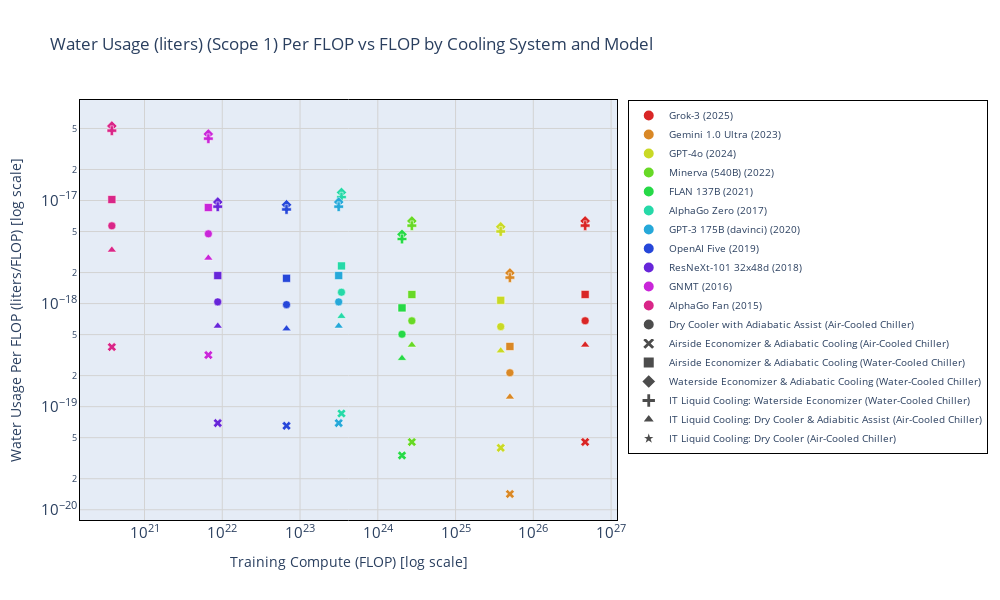

The code cell stored with this chart in its notebook:
### Code cell
fig = create_scatter_plot(
    data=combined_notable,
    y_column='Water Usage Per FLOP',
    y_label='Water Usage Per FLOP',
    y_units='liters/FLOP',
    plot_title='Water Usage (liters) (Scope 1) Per FLOP vs FLOP by Cooling System and Model'
)
fig.show()

### Figure 1 — Plotly figure (JSON) as saved in the notebook; plotly's stock layout.template omitted (floating-point values rounded to 4 significant figures)
{"data": [{"hovertemplate": "%{hovertext}<extra></extra>", "hovertext": ["<b>Grok-3 (2025)</b><br>Cooling: Dry Cooler with Adiabatic Assist (Air-Cooled Chiller)<br>Training Compute: 4.64e+26 FLOP<br>Water Usage Per FLOP: 6.81e-19 liters/FLOP", "<b>Grok-3 (2025)</b><br>Cooling: Airside Economizer & Adiabatic Cooling (Air-Cooled Chiller)<br>Training Compute: 4.64e+26 FLOP<br>Water Usage Per FLOP: 4.54e-20 liters/FLOP", "<b>Grok-3 (2025)</b><br>Cooling: Airside Economizer & Adiabatic Cooling (Water-Cooled Chiller)<br>Training Compute: 4.64e+26 FLOP<br>Water Usage Per FLOP: 1.23e-18 liters/FLOP", "<b>Grok-3 (2025)</b><br>Cooling: Waterside Economizer & Adiabatic Cooling (Water-Cooled Chiller)<br>Training Compute: 4.64e+26 FLOP<br>Water Usage Per FLOP: 6.33e-18 liters/FLOP", "<b>Grok-3 (2025)</b><br>Cooling: IT Liquid Cooling: Waterside Economizer (Water-Cooled Chiller)<br>Training Compute: 4.64e+26 FLOP<br>Water Usage Per FLOP: 5.71e-18 liters/FLOP", "<b>Grok-3 (2025)</b><br>Cooling: IT Liquid Cooling: Dry Cooler & Adiabitic Assist (Air-Cooled Chiller)<br>Training Compute: 4.64e+26 FLOP<br>Water Usage Per FLOP: 3.97e-19 liters/FLOP", "<b>Grok-3 (2025)</b><br>Cooling: IT Liquid Cooling: Dry Cooler (Air-Cooled Chiller)<br>Training Compute: 4.64e+26 FLOP<br>Water Usage Per FLOP: 0.00e+00 liters/FLOP"], "marker": {"color": "hsl(0.0,70%,50%)", "line": {"color": "white", "width": 0.5}, "size": 8, "symbol": ["circle", "x", "square", "diamond", "cross", "triangle-up", "star"]}, "mode": "markers", "name": "Grok-3 (2025)", "showlegend": true, "type": "scatter", "x": [4.64e+26, 4.64e+26, 4.64e+26, 4.64e+26, 4.64e+26, 4.64e+26, 4.64e+26], "y": [6.811e-19, 4.542e-20, 1.226e-18, 6.334e-18, 5.71e-18, 3.973e-19, 0.0]}, {"hovertemplate": "%{hovertext}<extra></extra>", "hovertext": ["<b>Gemini 1.0 Ultra (2023)</b><br>Cooling: Dry Cooler with Adiabatic Assist (Air-Cooled Chiller)<br>Training Compute: 5.00e+25 FLOP<br>Water Usage Per FLOP: 2.13e-19 liters/FLOP", "<b>Gemini 1.0 Ultra (2023)</b><br>Cooling: Airside Economizer & Adiabatic Cooling (Air-Cooled Chiller)<br>Training Compute: 5.00e+25 FLOP<br>Water Usage Per FLOP: 1.42e-20 liters/FLOP", "<b>Gemini 1.0 Ultra (2023)</b><br>Cooling: Airside Economizer & Adiabatic Cooling (Water-Cooled Chiller)<br>Training Compute: 5.00e+25 FLOP<br>Water Usage Per FLOP: 3.84e-19 liters/FLOP", "<b>Gemini 1.0 Ultra (2023)</b><br>Cooling: Waterside Economizer & Adiabatic Cooling (Water-Cooled Chiller)<br>Training Compute: 5.00e+25 FLOP<br>Water Usage Per FLOP: 1.98e-18 liters/FLOP", "<b>Gemini 1.0 Ultra (2023)</b><br>Cooling: IT Liquid Cooling: Waterside Economizer (Water-Cooled Chiller)<br>Training Compute: 5.00e+25 FLOP<br>Water Usage Per FLOP: 1.79e-18 liters/FLOP", "<b>Gemini 1.0 Ultra (2023)</b><br>Cooling: IT Liquid Cooling: Dry Cooler & Adiabitic Assist (Air-Cooled Chiller)<br>Training Compute: 5.00e+25 FLOP<br>Water Usage Per FLOP: 1.24e-19 liters/FLOP", "<b>Gemini 1.0 Ultra (2023)</b><br>Cooling: IT Liquid Cooling: Dry Cooler (Air-Cooled Chiller)<br>Training Compute: 5.00e+25 FLOP<br>Water Usage Per FLOP: 0.00e+00 liters/FLOP"], "marker": {"color": "hsl(32.72727272727273,70%,50%)", "line": {"color": "white", "width": 0.5}, "size": 8, "symbol": ["circle", "x", "square", "diamond", "cross", "triangle-up", "star"]}, "mode": "markers", "name": "Gemini 1.0 Ultra (2023)", "showlegend": true, "type": "scatter", "x": [5e+25, 5e+25, 5e+25, 5e+25, 5e+25, 5e+25, 5e+25], "y": [2.132e-19, 1.422e-20, 3.838e-19, 1.983e-18, 1.787e-18, 1.244e-19, 0.0]}, {"hovertemplate": "%{hovertext}<extra></extra>", "hovertext": ["<b>GPT-4o (2024)</b><br>Cooling: Dry Cooler with Adiabatic Assist (Air-Cooled Chiller)<br>Training Compute: 3.81e+25 FLOP<br>Water Usage Per FLOP: 5.98e-19 liters/FLOP", "<b>GPT-4o (2024)</b><br>Cooling: Airside Economizer & Adiabatic Cooling (Air-Cooled Chiller)<br>Training Compute: 3.81e+25 FLOP<br>Water Usage Per FLOP: 3.98e-20 liters/FLOP", "<b>GPT-4o (2024)</b><br>Cooling: Airside Economizer & Adiabatic Cooling (Water-Cooled Chiller)<br>Training Compute: 3.81e+25 FLOP<br>Water Usage Per FLOP: 1.08e-18 liters/FLOP", "<b>GPT-4o (2024)</b><br>Cooling: Waterside Economizer & Adiabatic Cooling (Water-Cooled Chiller)<br>Training Compute: 3.81e+25 FLOP<br>Water Usage Per FLOP: 5.56e-18 liters/FLOP", "<b>GPT-4o (2024)</b><br>Cooling: IT Liquid Cooling: Waterside Economizer (Water-Cooled Chiller)<br>Training Compute: 3.81e+25 FLOP<br>Water Usage Per FLOP: 5.01e-18 liters/FLOP", "<b>GPT-4o (2024)</b><br>Cooling: IT Liquid Cooling: Dry Cooler & Adiabitic Assist (Air-Cooled Chiller)<br>Training Compute: 3.81e+25 FLOP<br>Water Usage Per FLOP: 3.49e-19 liters/FLOP", "<b>GPT-4o (2024)</b><br>Cooling: IT Liquid Cooling: Dry Cooler (Air-Cooled Chiller)<br>Training Compute: 3.81e+25 FLOP<br>Water Usage Per FLOP: 0.00e+00 liters/FLOP"], "marker": {"color": "hsl(65.45454545454545,70%,50%)", "line": {"color": "white", "width": 0.5}, "size": 8, "symbol": ["circle", "x", "square", "diamond", "cross", "triangle-up", "star"]}, "mode": "markers", "name": "GPT-4o (2024)", "showlegend": true, "type": "scatter", "x": [3.81e+25, 3.81e+25, 3.81e+25, 3.81e+25, 3.81e+25, 3.81e+25, 3.81e+25], "y": [5.975e-19, 3.985e-20, 1.076e-18, 5.557e-18, 5.009e-18, 3.485e-19, 0.0]}, {"hovertemplate": "%{hovertext}<extra></extra>", "hovertext": ["<b>Minerva (540B) (2022)</b><br>Cooling: Dry Cooler with Adiabatic Assist (Air-Cooled Chiller)<br>Training Compute: 2.74e+24 FLOP<br>Water Usage Per FLOP: 6.80e-19 liters/FLOP", "<b>Minerva (540B) (2022)</b><br>Cooling: Airside Economizer & Adiabatic Cooling (Air-Cooled Chiller)<br>Training Compute: 2.74e+24 FLOP<br>Water Usage Per FLOP: 4.53e-20 liters/FLOP", "<b>Minerva (540B) (2022)</b><br>Cooling: Airside Economizer & Adiabatic Cooling (Water-Cooled Chiller)<br>Training Compute: 2.74e+24 FLOP<br>Water Usage Per FLOP: 1.22e-18 liters/FLOP", "<b>Minerva (540B) (2022)</b><br>Cooling: Waterside Economizer & Adiabatic Cooling (Water-Cooled Chiller)<br>Training Compute: 2.74e+24 FLOP<br>Water Usage Per FLOP: 6.32e-18 liters/FLOP", "<b>Minerva (540B) (2022)</b><br>Cooling: IT Liquid Cooling: Waterside Economizer (Water-Cooled Chiller)<br>Training Compute: 2.74e+24 FLOP<br>Water Usage Per FLOP: 5.70e-18 liters/FLOP", "<b>Minerva (540B) (2022)</b><br>Cooling: IT Liquid Cooling: Dry Cooler & Adiabitic Assist (Air-Cooled Chiller)<br>Training Compute: 2.74e+24 FLOP<br>Water Usage Per FLOP: 3.97e-19 liters/FLOP", "<b>Minerva (540B) (2022)</b><br>Cooling: IT Liquid Cooling: Dry Cooler (Air-Cooled Chiller)<br>Training Compute: 2.74e+24 FLOP<br>Water Usage Per FLOP: 0.00e+00 liters/FLOP"], "marker": {"color": "hsl(98.18181818181819,70%,50%)", "line": {"color": "white", "width": 0.5}, "size": 8, "symbol": ["circle", "x", "square", "diamond", "cross", "triangle-up", "star"]}, "mode": "markers", "name": "Minerva (540B) (2022)", "showlegend": true, "type": "scatter", "x": [2.742e+24, 2.742e+24, 2.742e+24, 2.742e+24, 2.742e+24, 2.742e+24, 2.742e+24], "y": [6.8e-19, 4.535e-20, 1.224e-18, 6.324e-18, 5.701e-18, 3.967e-19, 0.0]}, {"hovertemplate": "%{hovertext}<extra></extra>", "hovertext": ["<b>FLAN 137B (2021)</b><br>Cooling: Dry Cooler with Adiabatic Assist (Air-Cooled Chiller)<br>Training Compute: 2.05e+24 FLOP<br>Water Usage Per FLOP: 5.05e-19 liters/FLOP", "<b>FLAN 137B (2021)</b><br>Cooling: Airside Economizer & Adiabatic Cooling (Air-Cooled Chiller)<br>Training Compute: 2.05e+24 FLOP<br>Water Usage Per FLOP: 3.36e-20 liters/FLOP", "<b>FLAN 137B (2021)</b><br>Cooling: Airside Economizer & Adiabatic Cooling (Water-Cooled Chiller)<br>Training Compute: 2.05e+24 FLOP<br>Water Usage Per FLOP: 9.08e-19 liters/FLOP", "<b>FLAN 137B (2021)</b><br>Cooling: Waterside Economizer & Adiabatic Cooling (Water-Cooled Chiller)<br>Training Compute: 2.05e+24 FLOP<br>Water Usage Per FLOP: 4.69e-18 liters/FLOP", "<b>FLAN 137B (2021)</b><br>Cooling: IT Liquid Cooling: Waterside Economizer (Water-Cooled Chiller)<br>Training Compute: 2.05e+24 FLOP<br>Water Usage Per FLOP: 4.23e-18 liters/FLOP", "<b>FLAN 137B (2021)</b><br>Cooling: IT Liquid Cooling: Dry Cooler & Adiabitic Assist (Air-Cooled Chiller)<br>Training Compute: 2.05e+24 FLOP<br>Water Usage Per FLOP: 2.94e-19 liters/FLOP", "<b>FLAN 137B (2021)</b><br>Cooling: IT Liquid Cooling: Dry Cooler (Air-Cooled Chiller)<br>Training Compute: 2.05e+24 FLOP<br>Water Usage Per FLOP: 0.00e+00 liters/FLOP"], "marker": {"color": "hsl(130.9090909090909,70%,50%)", "line": {"color": "white", "width": 0.5}, "size": 8, "symbol": ["circle", "x", "square", "diamond", "cross", "triangle-up", "star"]}, "mode": "markers", "name": "FLAN 137B (2021)", "showlegend": true, "type": "scatter", "x": [2.047e+24, 2.047e+24, 2.047e+24, 2.047e+24, 2.047e+24, 2.047e+24, 2.047e+24], "y": [5.046e-19, 3.365e-20, 9.082e-19, 4.692e-18, 4.23e-18, 2.943e-19, 0.0]}, {"hovertemplate": "%{hovertext}<extra></extra>", "hovertext": ["<b>AlphaGo Zero (2017)</b><br>Cooling: Dry Cooler with Adiabatic Assist (Air-Cooled Chiller)<br>Training Compute: 3.41e+23 FLOP<br>Water Usage Per FLOP: 1.29e-18 liters/FLOP", "<b>AlphaGo Zero (2017)</b><br>Cooling: Airside Economizer & Adiabatic Cooling (Air-Cooled Chiller)<br>Training Compute: 3.41e+23 FLOP<br>Water Usage Per FLOP: 8.59e-20 liters/FLOP", "<b>AlphaGo Zero (2017)</b><br>Cooling: Airside Economizer & Adiabatic Cooling (Water-Cooled Chiller)<br>Training Compute: 3.41e+23 FLOP<br>Water Usage Per FLOP: 2.32e-18 liters/FLOP", "<b>AlphaGo Zero (2017)</b><br>Cooling: Waterside Economizer & Adiabatic Cooling (Water-Cooled Chiller)<br>Training Compute: 3.41e+23 FLOP<br>Water Usage Per FLOP: 1.20e-17 liters/FLOP", "<b>AlphaGo Zero (2017)</b><br>Cooling: IT Liquid Cooling: Waterside Economizer (Water-Cooled Chiller)<br>Training Compute: 3.41e+23 FLOP<br>Water Usage Per FLOP: 1.08e-17 liters/FLOP", "<b>AlphaGo Zero (2017)</b><br>Cooling: IT Liquid Cooling: Dry Cooler & Adiabitic Assist (Air-Cooled Chiller)<br>Training Compute: 3.41e+23 FLOP<br>Water Usage Per FLOP: 7.52e-19 liters/FLOP", "<b>AlphaGo Zero (2017)</b><br>Cooling: IT Liquid Cooling: Dry Cooler (Air-Cooled Chiller)<br>Training Compute: 3.41e+23 FLOP<br>Water Usage Per FLOP: 0.00e+00 liters/FLOP"], "marker": {"color": "hsl(163.63636363636363,70%,50%)", "line": {"color": "white", "width": 0.5}, "size": 8, "symbol": ["circle", "x", "square", "diamond", "cross", "triangle-up", "star"]}, "mode": "markers", "name": "AlphaGo Zero (2017)", "showlegend": true, "type": "scatter", "x": [3.41e+23, 3.41e+23, 3.41e+23, 3.41e+23, 3.41e+23, 3.41e+23, 3.41e+23], "y": [1.289e-18, 8.594e-20, 2.32e-18, 1.198e-17, 1.08e-17, 7.517e-19, 0.0]}, {"hovertemplate": "%{hovertext}<extra></extra>", "hovertext": ["<b>GPT-3 175B (davinci) (2020)</b><br>Cooling: Dry Cooler with Adiabatic Assist (Air-Cooled Chiller)<br>Training Compute: 3.14e+23 FLOP<br>Water Usage Per FLOP: 1.04e-18 liters/FLOP", "<b>GPT-3 175B (davinci) (2020)</b><br>Cooling: Airside Economizer & Adiabatic Cooling (Air-Cooled Chiller)<br>Training Compute: 3.14e+23 FLOP<br>Water Usage Per FLOP: 6.93e-20 liters/FLOP", "<b>GPT-3 175B (davinci) (2020)</b><br>Cooling: Airside Economizer & Adiabatic Cooling (Water-Cooled Chiller)<br>Training Compute: 3.14e+23 FLOP<br>Water Usage Per FLOP: 1.87e-18 liters/FLOP", "<b>GPT-3 175B (davinci) (2020)</b><br>Cooling: Waterside Economizer & Adiabatic Cooling (Water-Cooled Chiller)<br>Training Compute: 3.14e+23 FLOP<br>Water Usage Per FLOP: 9.66e-18 liters/FLOP", "<b>GPT-3 175B (davinci) (2020)</b><br>Cooling: IT Liquid Cooling: Waterside Economizer (Water-Cooled Chiller)<br>Training Compute: 3.14e+23 FLOP<br>Water Usage Per FLOP: 8.71e-18 liters/FLOP", "<b>GPT-3 175B (davinci) (2020)</b><br>Cooling: IT Liquid Cooling: Dry Cooler & Adiabitic Assist (Air-Cooled Chiller)<br>Training Compute: 3.14e+23 FLOP<br>Water Usage Per FLOP: 6.06e-19 liters/FLOP", "<b>GPT-3 175B (davinci) (2020)</b><br>Cooling: IT Liquid Cooling: Dry Cooler (Air-Cooled Chiller)<br>Training Compute: 3.14e+23 FLOP<br>Water Usage Per FLOP: 0.00e+00 liters/FLOP"], "marker": {"color": "hsl(196.36363636363637,70%,50%)", "line": {"color": "white", "width": 0.5}, "size": 8, "symbol": ["circle", "x", "square", "diamond", "cross", "triangle-up", "star"]}, "mode": "markers", "name": "GPT-3 175B (davinci) (2020)", "showlegend": true, "type": "scatter", "x": [3.14e+23, 3.14e+23, 3.14e+23, 3.14e+23, 3.14e+23, 3.14e+23, 3.14e+23], "y": [1.039e-18, 6.927e-20, 1.87e-18, 9.66e-18, 8.708e-18, 6.059e-19, 0.0]}, {"hovertemplate": "%{hovertext}<extra></extra>", "hovertext": ["<b>OpenAI Five (2019)</b><br>Cooling: Dry Cooler with Adiabatic Assist (Air-Cooled Chiller)<br>Training Compute: 6.70e+22 FLOP<br>Water Usage Per FLOP: 9.77e-19 liters/FLOP", "<b>OpenAI Five (2019)</b><br>Cooling: Airside Economizer & Adiabatic Cooling (Air-Cooled Chiller)<br>Training Compute: 6.70e+22 FLOP<br>Water Usage Per FLOP: 6.52e-20 liters/FLOP", "<b>OpenAI Five (2019)</b><br>Cooling: Airside Economizer & Adiabatic Cooling (Water-Cooled Chiller)<br>Training Compute: 6.70e+22 FLOP<br>Water Usage Per FLOP: 1.76e-18 liters/FLOP", "<b>OpenAI Five (2019)</b><br>Cooling: Waterside Economizer & Adiabatic Cooling (Water-Cooled Chiller)<br>Training Compute: 6.70e+22 FLOP<br>Water Usage Per FLOP: 9.09e-18 liters/FLOP", "<b>OpenAI Five (2019)</b><br>Cooling: IT Liquid Cooling: Waterside Economizer (Water-Cooled Chiller)<br>Training Compute: 6.70e+22 FLOP<br>Water Usage Per FLOP: 8.19e-18 liters/FLOP", "<b>OpenAI Five (2019)</b><br>Cooling: IT Liquid Cooling: Dry Cooler & Adiabitic Assist (Air-Cooled Chiller)<br>Training Compute: 6.70e+22 FLOP<br>Water Usage Per FLOP: 5.70e-19 liters/FLOP", "<b>OpenAI Five (2019)</b><br>Cooling: IT Liquid Cooling: Dry Cooler (Air-Cooled Chiller)<br>Training Compute: 6.70e+22 FLOP<br>Water Usage Per FLOP: 0.00e+00 liters/FLOP"], "marker": {"color": "hsl(229.0909090909091,70%,50%)", "line": {"color": "white", "width": 0.5}, "size": 8, "symbol": ["circle", "x", "square", "diamond", "cross", "triangle-up", "star"]}, "mode": "markers", "name": "OpenAI Five (2019)", "showlegend": true, "type": "scatter", "x": [6.7e+22, 6.7e+22, 6.7e+22, 6.7e+22, 6.7e+22, 6.7e+22, 6.7e+22], "y": [9.77e-19, 6.515e-20, 1.759e-18, 9.086e-18, 8.19e-18, 5.699e-19, 0.0]}, {"hovertemplate": "%{hovertext}<extra></extra>", "hovertext": ["<b>ResNeXt-101 32x48d (2018)</b><br>Cooling: Dry Cooler with Adiabatic Assist (Air-Cooled Chiller)<br>Training Compute: 8.74e+21 FLOP<br>Water Usage Per FLOP: 1.04e-18 liters/FLOP", "<b>ResNeXt-101 32x48d (2018)</b><br>Cooling: Airside Economizer & Adiabatic Cooling (Air-Cooled Chiller)<br>Training Compute: 8.74e+21 FLOP<br>Water Usage Per FLOP: 6.93e-20 liters/FLOP", "<b>ResNeXt-101 32x48d (2018)</b><br>Cooling: Airside Economizer & Adiabatic Cooling (Water-Cooled Chiller)<br>Training Compute: 8.74e+21 FLOP<br>Water Usage Per FLOP: 1.87e-18 liters/FLOP", "<b>ResNeXt-101 32x48d (2018)</b><br>Cooling: Waterside Economizer & Adiabatic Cooling (Water-Cooled Chiller)<br>Training Compute: 8.74e+21 FLOP<br>Water Usage Per FLOP: 9.66e-18 liters/FLOP", "<b>ResNeXt-101 32x48d (2018)</b><br>Cooling: IT Liquid Cooling: Waterside Economizer (Water-Cooled Chiller)<br>Training Compute: 8.74e+21 FLOP<br>Water Usage Per FLOP: 8.71e-18 liters/FLOP", "<b>ResNeXt-101 32x48d (2018)</b><br>Cooling: IT Liquid Cooling: Dry Cooler & Adiabitic Assist (Air-Cooled Chiller)<br>Training Compute: 8.74e+21 FLOP<br>Water Usage Per FLOP: 6.06e-19 liters/FLOP", "<b>ResNeXt-101 32x48d (2018)</b><br>Cooling: IT Liquid Cooling: Dry Cooler (Air-Cooled Chiller)<br>Training Compute: 8.74e+21 FLOP<br>Water Usage Per FLOP: 0.00e+00 liters/FLOP"], "marker": {"color": "hsl(261.8181818181818,70%,50%)", "line": {"color": "white", "width": 0.5}, "size": 8, "symbol": ["circle", "x", "square", "diamond", "cross", "triangle-up", "star"]}, "mode": "markers", "name": "ResNeXt-101 32x48d (2018)", "showlegend": true, "type": "scatter", "x": [8.744e+21, 8.744e+21, 8.744e+21, 8.744e+21, 8.744e+21, 8.744e+21, 8.744e+21], "y": [1.039e-18, 6.927e-20, 1.87e-18, 9.66e-18, 8.708e-18, 6.059e-19, 0.0]}, {"hovertemplate": "%{hovertext}<extra></extra>", "hovertext": ["<b>GNMT (2016)</b><br>Cooling: Dry Cooler with Adiabatic Assist (Air-Cooled Chiller)<br>Training Compute: 6.62e+21 FLOP<br>Water Usage Per FLOP: 4.75e-18 liters/FLOP", "<b>GNMT (2016)</b><br>Cooling: Airside Economizer & Adiabatic Cooling (Air-Cooled Chiller)<br>Training Compute: 6.62e+21 FLOP<br>Water Usage Per FLOP: 3.17e-19 liters/FLOP", "<b>GNMT (2016)</b><br>Cooling: Airside Economizer & Adiabatic Cooling (Water-Cooled Chiller)<br>Training Compute: 6.62e+21 FLOP<br>Water Usage Per FLOP: 8.55e-18 liters/FLOP", "<b>GNMT (2016)</b><br>Cooling: Waterside Economizer & Adiabatic Cooling (Water-Cooled Chiller)<br>Training Compute: 6.62e+21 FLOP<br>Water Usage Per FLOP: 4.42e-17 liters/FLOP", "<b>GNMT (2016)</b><br>Cooling: IT Liquid Cooling: Waterside Economizer (Water-Cooled Chiller)<br>Training Compute: 6.62e+21 FLOP<br>Water Usage Per FLOP: 3.98e-17 liters/FLOP", "<b>GNMT (2016)</b><br>Cooling: IT Liquid Cooling: Dry Cooler & Adiabitic Assist (Air-Cooled Chiller)<br>Training Compute: 6.62e+21 FLOP<br>Water Usage Per FLOP: 2.77e-18 liters/FLOP", "<b>GNMT (2016)</b><br>Cooling: IT Liquid Cooling: Dry Cooler (Air-Cooled Chiller)<br>Training Compute: 6.62e+21 FLOP<br>Water Usage Per FLOP: 0.00e+00 liters/FLOP"], "marker": {"color": "hsl(294.54545454545456,70%,50%)", "line": {"color": "white", "width": 0.5}, "size": 8, "symbol": ["circle", "x", "square", "diamond", "cross", "triangle-up", "star"]}, "mode": "markers", "name": "GNMT (2016)", "showlegend": true, "type": "scatter", "x": [6.62e+21, 6.62e+21, 6.62e+21, 6.62e+21, 6.62e+21, 6.62e+21, 6.62e+21], "y": [4.749e-18, 3.167e-19, 8.548e-18, 4.416e-17, 3.981e-17, 2.77e-18, 0.0]}, {"hovertemplate": "%{hovertext}<extra></extra>", "hovertext": ["<b>AlphaGo Fan (2015)</b><br>Cooling: Dry Cooler with Adiabatic Assist (Air-Cooled Chiller)<br>Training Compute: 3.80e+20 FLOP<br>Water Usage Per FLOP: 5.68e-18 liters/FLOP", "<b>AlphaGo Fan (2015)</b><br>Cooling: Airside Economizer & Adiabatic Cooling (Air-Cooled Chiller)<br>Training Compute: 3.80e+20 FLOP<br>Water Usage Per FLOP: 3.79e-19 liters/FLOP", "<b>AlphaGo Fan (2015)</b><br>Cooling: Airside Economizer & Adiabatic Cooling (Water-Cooled Chiller)<br>Training Compute: 3.80e+20 FLOP<br>Water Usage Per FLOP: 1.02e-17 liters/FLOP", "<b>AlphaGo Fan (2015)</b><br>Cooling: Waterside Economizer & Adiabatic Cooling (Water-Cooled Chiller)<br>Training Compute: 3.80e+20 FLOP<br>Water Usage Per FLOP: 5.28e-17 liters/FLOP", "<b>AlphaGo Fan (2015)</b><br>Cooling: IT Liquid Cooling: Waterside Economizer (Water-Cooled Chiller)<br>Training Compute: 3.80e+20 FLOP<br>Water Usage Per FLOP: 4.76e-17 liters/FLOP", "<b>AlphaGo Fan (2015)</b><br>Cooling: IT Liquid Cooling: Dry Cooler & Adiabitic Assist (Air-Cooled Chiller)<br>Training Compute: 3.80e+20 FLOP<br>Water Usage Per FLOP: 3.31e-18 liters/FLOP", "<b>AlphaGo Fan (2015)</b><br>Cooling: IT Liquid Cooling: Dry Cooler (Air-Cooled Chiller)<br>Training Compute: 3.80e+20 FLOP<br>Water Usage Per FLOP: 0.00e+00 liters/FLOP"], "marker": {"color": "hsl(327.27272727272725,70%,50%)", "line": {"color": "white", "width": 0.5}, "size": 8, "symbol": ["circle", "x", "square", "diamond", "cross", "triangle-up", "star"]}, "mode": "markers", "name": "AlphaGo Fan (2015)", "showlegend": true, "type": "scatter", "x": [3.8e+20, 3.8e+20, 3.8e+20, 3.8e+20, 3.8e+20, 3.8e+20, 3.8e+20], "y": [5.678e-18, 3.787e-19, 1.022e-17, 5.281e-17, 4.76e-17, 3.312e-18, 0.0]}, {"hoverinfo": "skip", "legendgroup": "cooling_Dry Cooler with Adiabatic Assist (Air-Cooled Chiller)", "marker": {"color": "rgba(0,0,0,0.7)", "line": {"color": "white", "width": 1}, "size": 8, "symbol": "circle"}, "mode": "markers", "name": "Dry Cooler with Adiabatic Assist (Air-Cooled Chiller)", "showlegend": true, "type": "scatter", "x": [null], "y": [null]}, {"hoverinfo": "skip", "legendgroup": "cooling_Airside Economizer & Adiabatic Cooling (Air-Cooled Chiller)", "marker": {"color": "rgba(0,0,0,0.7)", "line": {"color": "white", "width": 1}, "size": 8, "symbol": "x"}, "mode": "markers", "name": "Airside Economizer & Adiabatic Cooling (Air-Cooled Chiller)", "showlegend": true, "type": "scatter", "x": [null], "y": [null]}, {"hoverinfo": "skip", "legendgroup": "cooling_Airside Economizer & Adiabatic Cooling (Water-Cooled Chiller)", "marker": {"color": "rgba(0,0,0,0.7)", "line": {"color": "white", "width": 1}, "size": 8, "symbol": "square"}, "mode": "markers", "name": "Airside Economizer & Adiabatic Cooling (Water-Cooled Chiller)", "showlegend": true, "type": "scatter", "x": [null], "y": [null]}, {"hoverinfo": "skip", "legendgroup": "cooling_Waterside Economizer & Adiabatic Cooling (Water-Cooled Chiller)", "marker": {"color": "rgba(0,0,0,0.7)", "line": {"color": "white", "width": 1}, "size": 8, "symbol": "diamond"}, "mode": "markers", "name": "Waterside Economizer & Adiabatic Cooling (Water-Cooled Chiller)", "showlegend": true, "type": "scatter", "x": [null], "y": [null]}, {"hoverinfo": "skip", "legendgroup": "cooling_IT Liquid Cooling: Waterside Economizer (Water-Cooled Chiller)", "marker": {"color": "rgba(0,0,0,0.7)", "line": {"color": "white", "width": 1}, "size": 8, "symbol": "cross"}, "mode": "markers", "name": "IT Liquid Cooling: Waterside Economizer (Water-Cooled Chiller)", "showlegend": true, "type": "scatter", "x": [null], "y": [null]}, {"hoverinfo": "skip", "legendgroup": "cooling_IT Liquid Cooling: Dry Cooler & Adiabitic Assist (Air-Cooled Chiller)", "marker": {"color": "rgba(0,0,0,0.7)", "line": {"color": "white", "width": 1}, "size": 8, "symbol": "triangle-up"}, "mode": "markers", "name": "IT Liquid Cooling: Dry Cooler & Adiabitic Assist (Air-Cooled Chiller)", "showlegend": true, "type": "scatter", "x": [null], "y": [null]}, {"hoverinfo": "skip", "legendgroup": "cooling_IT Liquid Cooling: Dry Cooler (Air-Cooled Chiller)", "marker": {"color": "rgba(0,0,0,0.7)", "line": {"color": "white", "width": 1}, "size": 8, "symbol": "star"}, "mode": "markers", "name": "IT Liquid Cooling: Dry Cooler (Air-Cooled Chiller)", "showlegend": true, "type": "scatter", "x": [null], "y": [null]}], "layout": {"height": 600, "legend": {"bgcolor": "rgba(255,255,255,0.8)", "bordercolor": "black", "borderwidth": 1, "font": {"size": 10}, "itemsizing": "constant", "orientation": "v", "tracegroupgap": 0, "x": 1.02, "xanchor": "left", "y": 1, "yanchor": "top"}, "margin": {"r": 300}, "title": {"text": "Water Usage (liters) (Scope 1) Per FLOP vs FLOP by Cooling System and Model"}, "width": 1000, "xaxis": {"gridcolor": "lightgray", "gridwidth": 1, "linecolor": "black", "linewidth": 1, "mirror": true, "showgrid": true, "showline": true, "title": {"text": "Training Compute (FLOP) [log scale]"}, "type": "log"}, "yaxis": {"gridcolor": "lightgray", "gridwidth": 1, "linecolor": "black", "linewidth": 1, "mirror": true, "showgrid": true, "showline": true, "title": {"text": "Water Usage Per FLOP (liters/FLOP) [log scale]"}, "type": "log"}}}
